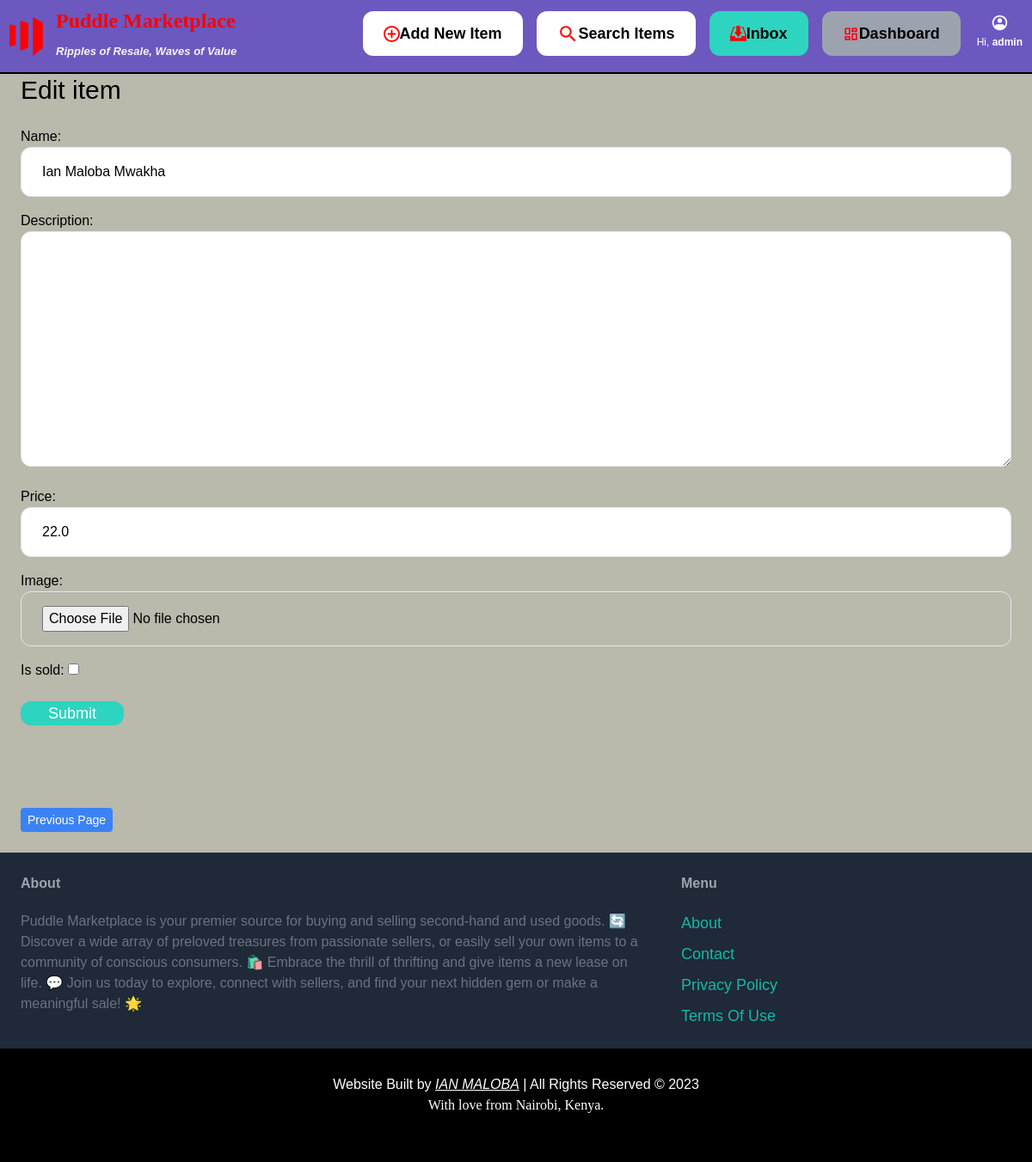
Page /item/31/edit/ (signed in) on the earlier database version.
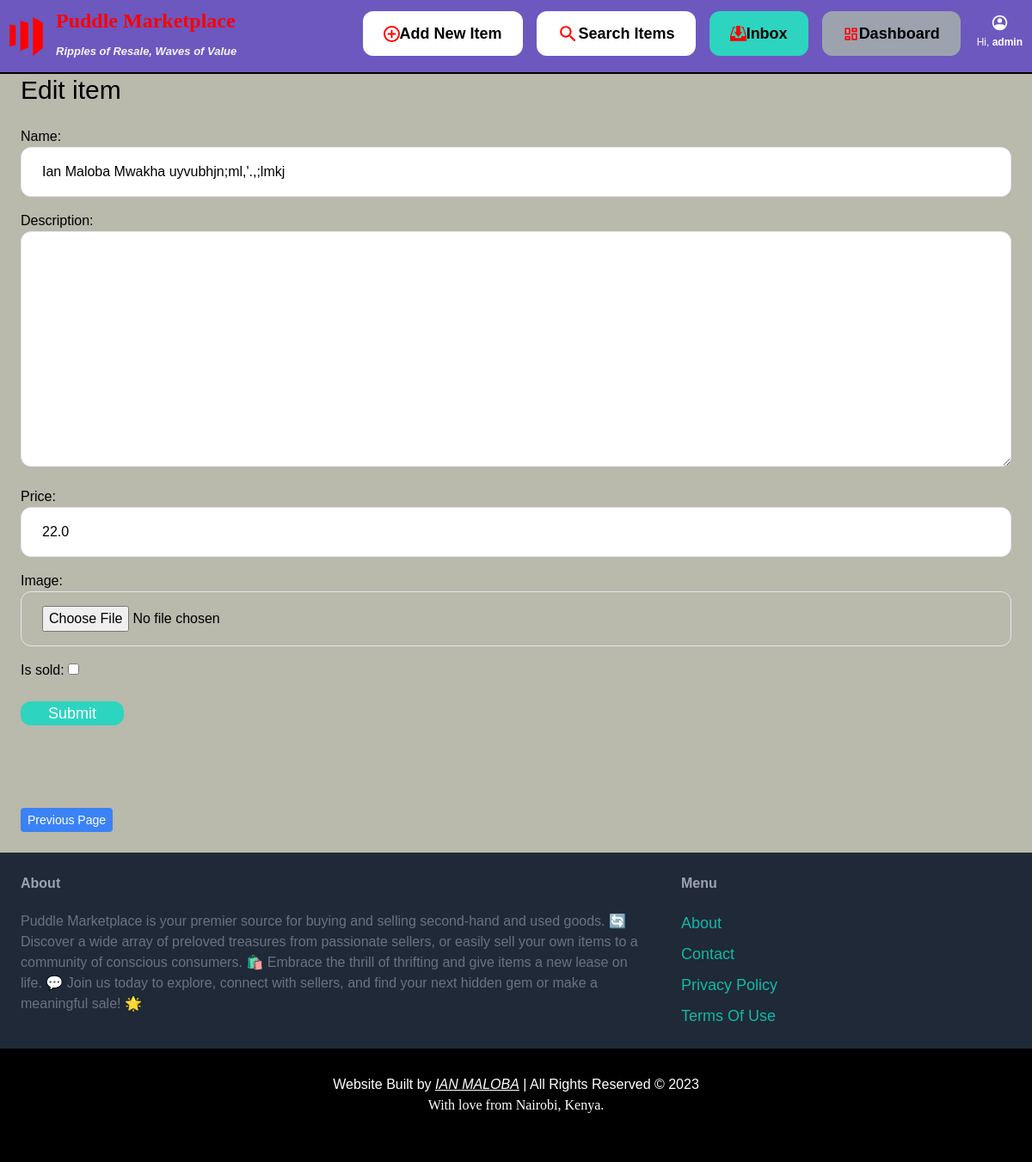
Same page on the later database version.
### items/models.py (models this page shows, shortened)
class Item(models.Model):
    cartegory = models.ForeignKey(Cartegory, related_name='items', on_delete=models.CASCADE)
    name = models.CharField(max_length=255)
    description = RichTextField(blank=True, null=True)
    price = models.FloatField()
    image = models.ImageField(upload_to='item_images', blank=True, null=True)
    is_sold = models.BooleanField(default=False)
    created_by = models.ForeignKey(User, related_name='items', on_delete=models.CASCADE)
    created_at = models.DateTimeField(auto_now_add=True)

### items/views.py (the view)
# urls.py: path('<int:pk>/edit/', views.edit, name='edit'),
@login_required
def edit(request, pk):
    item = get_object_or_404(Item, pk=pk, created_by=request.user)
    if request.method == 'POST':
        form = EditItemForm(request.POST, request.FILES, instance=item)
        if form.is_valid():
            form.save()
            return redirect('items:detail', pk=item.id)
    else:
        form = EditItemForm(instance=item)
    return render(request, 'item/form.html',{
        'form':form,
        'title': 'Edit item',
    })

### items/forms.py
class EditItemForm(forms.ModelForm):
    class Meta:
        model = Item
        fields = ('name', 'description', 'price', 'image', 'is_sold')
        widgets = {
            'name': forms.TextInput(attrs={
                'class': INPUT_CLASSES
            }),
            'description': forms.Textarea(attrs={
                'class': INPUT_CLASSES
            }),
            'price': forms.TextInput(attrs={
                'class': INPUT_CLASSES
            }),
            'image': forms.FileInput(attrs={
                'class': INPUT_CLASSES
            })
        }

### items/templates/item/form.html (shortened to what this page needs)
{% extends 'core/base.html' %}
{% block content %}
<h1 class="mb-6 text-3xl">{{ title }}</h1>
<form method="post" action="." enctype="multipart/form-data">
    <div class="space-y-4">
        {{ form.as_p }}
    </div>
    <button class="mt-6 py4 px-8 text-lg bg-teal-400 hover:bg-teal-700 rounded-xl text-white">Submit</button>
</form>
{% endblock %}

Differences in the rows shown:
changed Item: name "Ian Maloba Mwakha" → "Ian Maloba Mwakha uyvubhjn;ml,'.,;lmkj"
